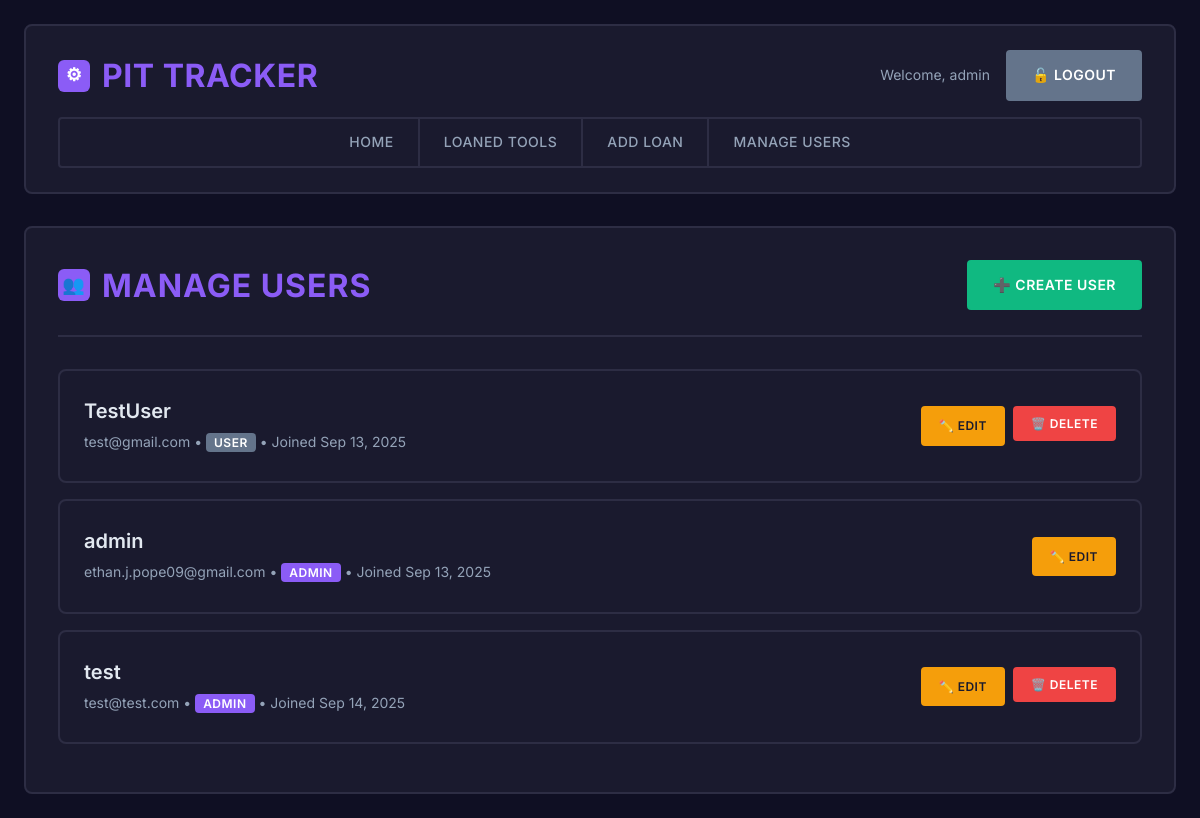
The page /users/ (signed in) on the database as committed earlier.
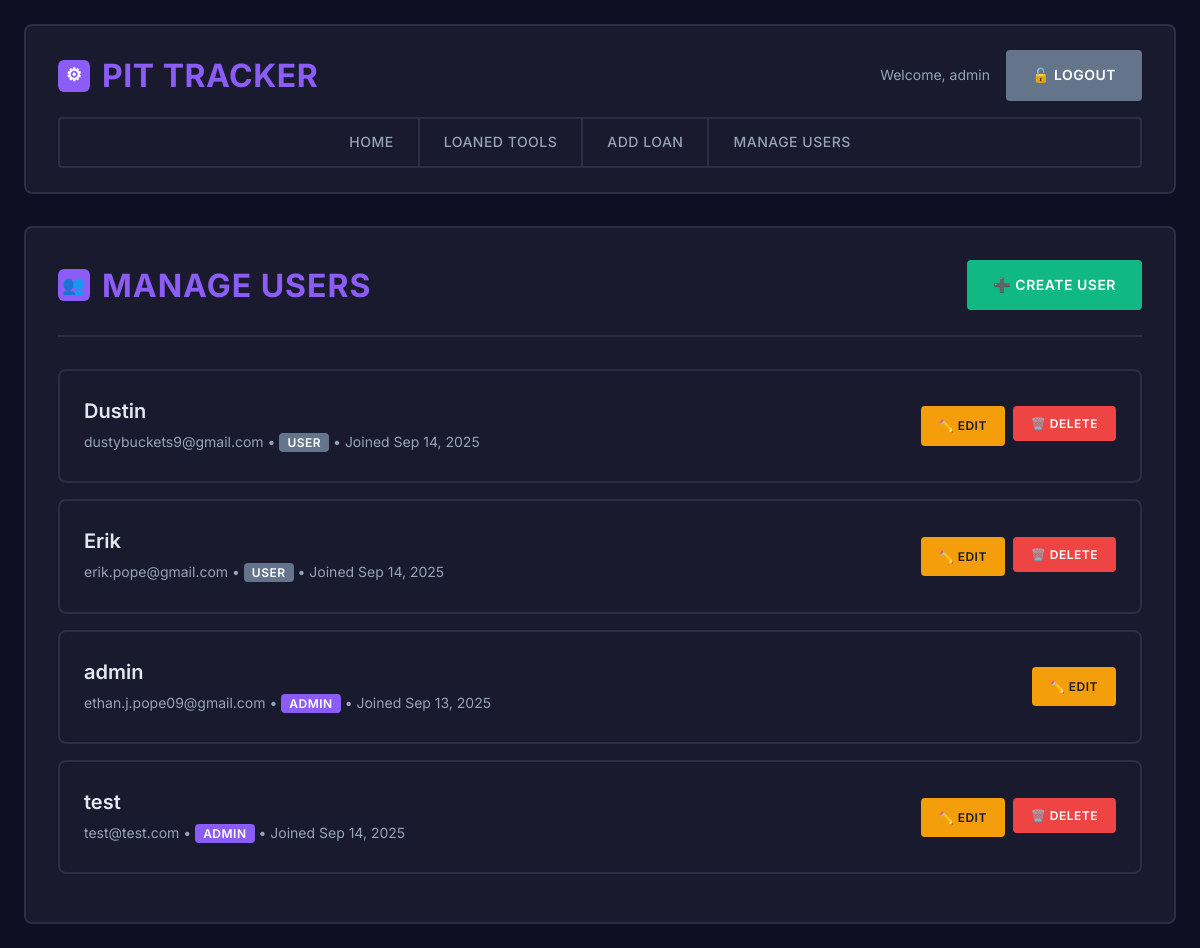
The same page on the database as committed later.
### myapp/models.py (models this page shows)
class CustomUser(AbstractUser):
    email = models.EmailField(unique=True)
    USERNAME_FIELD = "email"
    REQUIRED_FIELDS = ["username"]

### myapp/views.py (the view)
# urls.py: path("users/", views.manage_users, name="manage_users"),
@user_passes_test(is_admin)
def manage_users(request):
    users = CustomUser.objects.all().order_by("username")
    return render(request, "manage_users.html", {"users": users})

### myapp/views.py (called while the page is built)
def is_admin(user):
    return user.is_authenticated and user.is_staff

### myapp/templates/manage_users.html (shortened to what this page needs)
{% extends "base.html" %}
{% block content %}
<div class="users-header">
    <h2>
        <div class="header-icon">👥</div>
        Manage Users
    </h2>
    <a href="{% url 'create_user' %}" class="btn btn-success">
        ➕ Create User
    </a>
</div>
{% if users %}
    {% for user in users %}
        <div class="user-item">
            <div class="user-details">
                <h3>{{ user.username }}</h3>
                <p>{{ user.email }} •
                    {% if user.is_staff %}
                        <span class="admin-badge">Admin</span>
                    {% else %}
                        <span class="user-badge">User</span>
                    {% endif %}
                    • Joined {{ user.date_joined|date:"M d, Y" }}
                </p>
            </div>
            <div class="user-actions">
                <a href="{% url 'edit_user' user.id %}" class="btn-edit btn-small">
                    ✏️ Edit
                </a>
                {% if user != request.user %}
                    <form method="post" action="{% url 'delete_user' user.id %}" style="margin: 0;"
                          onsubmit="return confirm('Are you sure you want to delete {{ user.username }}?')">
                        <button type="submit" class="btn btn-danger btn-small">
                            🗑️ Delete
                        </button>
                    </form>
                {% endif %}
            </div>
        </div>
    {% endfor %}
{% else %}
    <div class="empty-state">
        <h3>No Users Found</h3>
        <a href="{% url 'create_user' %}" class="btn btn-success">Create First User</a>
    </div>
{% endif %}
{% endblock %}

### myapp/templates/base.html (shortened to what this page needs)
<!DOCTYPE html>
<html lang="en">
<head>
</head>
<body>
    <div class="container">
        <header class="header">
            <div class="header-content">
                <h1>
                    <div class="logo-icon">⚙</div>
                    Pit Tracker
                </h1>
                {% if user.is_authenticated %}
                    <div class="user-info">
                        <span>Welcome, {{ user.username }}</span>
                        <a href="{% url 'logout' %}" class="btn btn-secondary">🔓 Logout</a>
                    </div>
                {% endif %}
            </div>
            {% if user.is_authenticated %}
                <nav class="nav">
                    <a href="{% url 'home' %}">Home</a>
                    <a href="{% url 'loaned_tools' %}">Loaned Tools</a>
                    <a href="{% url 'add_tool_loan' %}">Add Loan</a>
                    {% if user.is_staff %}
                        <a href="{% url 'manage_users' %}">Manage Users</a>
                    {% endif %}
                </nav>
            {% endif %}
        </header>
        <main class="content">
            {% block content %}
            {% endblock %}
        </main>
    </div>
</body>
</html>

### myapp/templates/base.html (style rules this page uses)
* { margin: 0; padding: 0; box-sizing: border-box; }
body { font-family: 'Inter', -apple-system, BlinkMacSystemFont, 'Segoe UI', sans-serif; background: #0f0f23; min-height: 100vh; color: #e2e8f0; line-height: 1.6; }
.container { max-width: 1200px; margin: 0 auto; padding: 16px; }
.header { background: #1a1a2e; border: 2px solid #2d2d44; border-radius: 8px; padding: 16px 20px; margin-bottom: 24px; }
.header-content { display: flex; justify-content: space-between; align-items: center; flex-wrap: wrap; gap: 12px; }
.header h1 { color: #8b5cf6; font-size: 1.5rem; font-weight: 700; text-transform: uppercase; letter-spacing: 0.5px; display: flex; align-items: center; gap: 8px; }
.logo-icon { width: 28px; height: 28px; background: #8b5cf6; border-radius: 6px; display: flex; align-items: center; justify-content: center; color: #ffffff; font-size: 16px; }
.user-info { display: flex; align-items: center; gap: 12px; color: #94a3b8; font-size: 0.8rem; }
.user-info span { display: none; }
.nav { display: flex; justify-content: center; gap: 0; flex-wrap: wrap; border: 2px solid #2d2d44; border-radius: 4px; overflow: hidden; margin-top: 16px; }
.nav a { color: #94a3b8; text-decoration: none; font-weight: 500; font-size: 11px; padding: 10px 12px; border-right: 2px solid #2d2d44; transition: all 0.2s ease; background: #1a1a2e; text-transform: uppercase; letter-spacing: 0.5px; flex: 1; text-align: center; min-width: 0; }
.nav a:last-child { border-right: none; }
.content { background: #1a1a2e; border: 2px solid #2d2d44; border-radius: 8px; padding: 20px; }
.btn { background: #8b5cf6; color: white; border: 2px solid #8b5cf6; padding: 10px 16px; border-radius: 4px; cursor: pointer; font-size: 12px; font-weight: 600; transition: all 0.2s ease; text-decoration: none; display: inline-flex; align-items: center; gap: 6px; font-family: inherit; text-transform: uppercase; letter-spacing: 0.5px; white-space: nowrap; }
.btn-success { background: #10b981; border-color: #10b981; }
.btn-secondary { background: #64748b; border-color: #64748b; }
.btn-danger { background: #ef4444; border-color: #ef4444; }
@media (min-width: 768px) { .container { padding: 24px; } }
@media (min-width: 768px) { .header { padding: 24px 32px; margin-bottom: 32px; } }
@media (min-width: 768px) { .header h1 { font-size: 2rem; gap: 12px; } }
@media (min-width: 768px) { .logo-icon { width: 32px; height: 32px; font-size: 18px; } }
@media (min-width: 768px) { .user-info { gap: 16px; font-size: 0.875rem; } }
@media (min-width: 768px) { .user-info span { display: inline; } }
@media (min-width: 768px) { .nav a { font-size: 14px; padding: 12px 24px; flex: none; } }
@media (min-width: 768px) { .content { padding: 32px; } }
@media (min-width: 768px) { .btn { padding: 12px 24px; font-size: 14px; gap: 8px; } }

Rows that differ between the two databases and show on the page:
removed CustomUser: username "TestUser", email "test@gmail.com", is_staff "USER", date_joined "Sep 13, 2025"
added CustomUser: username "Dustin", email "dustybuckets9@gmail.com", is_staff "USER", date_joined "Sep 14, 2025"
added CustomUser: username "Erik", email "erik.pope@gmail.com", is_staff "USER", date_joined "Sep 14, 2025"
